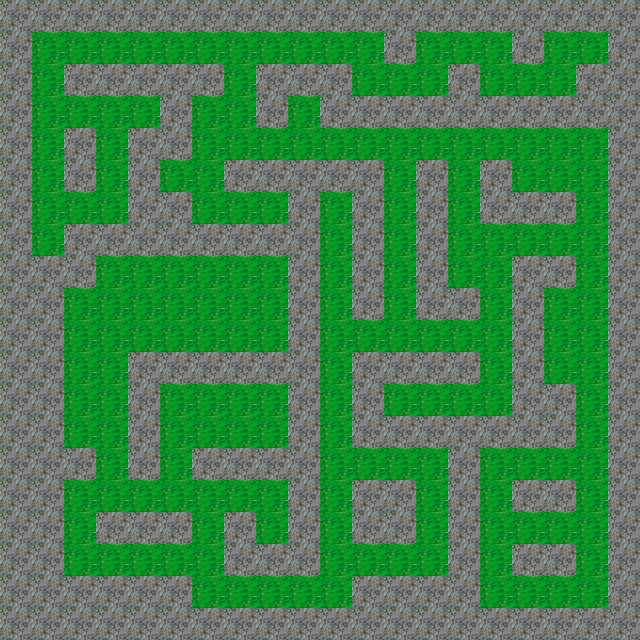

Rendered tile map (Tiled .tmx) drawn with the repository's tilesets; below, a short description and the full map source, tile grids included:
An orthogonal 20x20 tile map with 32x32 px tiles, 2 tile layers (Grasebene, Mauerebene) and 2 objects (Spawn, Ziel).

<map version="1.2" tiledversion="1.2.4" orientation="orthogonal" renderorder="right-down" width="20" height="20" tilewidth="32" tileheight="32" infinite="0" nextlayerid="4" nextobjectid="3">
 <tileset firstgid="1" name="tile" tilewidth="32" tileheight="32" tilecount="143" columns="11">
  <image source="Texturen/Tileset.png" width="352" height="416" />
 </tileset>
 <layer id="1" name="Grasebene" width="20" height="20">
  <data encoding="csv">
14,14,14,14,14,14,14,14,14,14,14,14,14,14,14,14,14,14,14,14,
14,14,14,14,14,14,14,14,14,14,14,14,14,14,14,14,14,14,14,14,
14,14,14,14,14,14,14,14,14,14,14,14,14,14,14,14,14,14,14,14,
14,14,14,14,14,14,14,14,14,14,14,14,14,14,14,14,14,14,14,14,
14,14,14,14,14,14,14,14,14,14,14,14,14,14,14,14,14,14,14,14,
14,14,14,14,14,14,14,14,14,14,14,14,14,14,14,14,14,14,14,14,
14,14,14,14,14,14,14,14,14,14,14,14,14,14,14,14,14,14,14,14,
14,14,14,14,14,14,14,14,14,14,14,14,14,14,14,14,14,14,14,14,
14,14,14,14,14,14,14,14,14,14,14,14,14,14,14,14,14,14,14,14,
14,14,14,14,14,14,14,14,14,14,14,14,14,14,14,14,14,14,14,14,
14,14,14,14,14,14,14,14,14,14,14,14,14,14,14,14,14,14,14,14,
14,14,14,14,14,14,14,14,14,14,14,14,14,14,14,14,14,14,14,14,
14,14,14,14,14,14,14,14,14,14,14,14,14,14,14,14,14,14,14,14,
14,14,14,14,14,14,14,14,14,14,14,14,14,14,14,14,14,14,14,14,
14,14,14,14,14,14,14,14,14,14,14,14,14,14,14,14,14,14,14,14,
14,14,14,14,14,14,14,14,14,14,14,14,14,14,14,14,14,14,14,14,
14,14,14,14,14,14,14,14,14,14,14,14,14,14,14,14,14,14,14,14,
14,14,14,14,14,14,14,14,14,14,14,14,14,14,14,14,14,14,14,14,
14,14,14,14,14,14,14,14,14,14,14,14,14,14,14,14,14,14,14,14,
14,14,14,14,14,14,14,14,14,14,14,14,14,14,14,14,14,14,14,14
</data>
 </layer>
 <layer id="2" name="Mauerebene" width="20" height="20">
  <data encoding="csv">
25,25,25,25,25,25,25,25,25,25,25,25,25,25,25,25,25,25,25,25,
25,0,0,0,0,0,0,0,0,0,0,0,25,0,0,0,25,0,0,25,
25,0,25,25,25,25,25,0,25,25,25,0,0,0,25,0,0,0,25,25,
25,0,0,0,0,25,0,0,25,0,25,25,25,25,25,25,25,25,25,25,
25,0,25,0,25,25,0,0,0,0,0,0,0,0,0,0,0,0,0,25,
25,0,25,0,25,0,0,25,25,25,25,25,0,25,0,25,0,0,0,25,
25,0,0,0,25,25,0,0,0,25,0,25,0,25,0,25,25,25,0,25,
25,0,25,25,25,25,25,25,25,25,0,25,0,25,0,0,0,0,0,25,
25,25,25,0,0,0,0,0,0,25,0,25,0,25,0,0,25,25,0,25,
25,25,0,0,0,0,0,0,0,25,0,25,0,25,25,0,25,0,0,25,
25,25,0,0,0,0,0,0,0,25,0,0,0,0,0,0,25,0,0,25,
25,25,0,0,25,25,25,25,25,25,0,25,25,25,25,0,25,0,0,25,
25,25,0,0,25,0,0,0,0,25,0,25,0,0,0,0,25,25,0,25,
25,25,0,0,25,0,0,0,0,25,0,25,25,25,25,25,25,25,0,25,
25,25,25,0,25,0,25,25,25,25,0,0,0,0,25,0,0,0,0,25,
25,25,0,0,0,0,0,0,0,25,0,25,25,0,25,0,25,25,0,25,
25,25,0,25,25,25,0,25,0,25,0,25,25,0,25,0,0,0,0,25,
25,25,0,0,0,0,0,25,25,25,0,0,0,0,25,0,25,25,0,25,
25,25,25,25,25,25,0,0,0,0,0,25,25,25,25,0,0,0,0,25,
25,25,25,25,25,25,25,25,25,25,25,25,25,25,25,25,25,25,25,25
</data>
 </layer>
 <objectgroup id="3" name="Objektebene">
  <object id="1" name="Spawn" gid="67" x="320" y="608" width="32" height="32" />
  <object id="2" name="Ziel" gid="127" x="64" y="224" width="32" height="32" />
 </objectgroup>
</map>